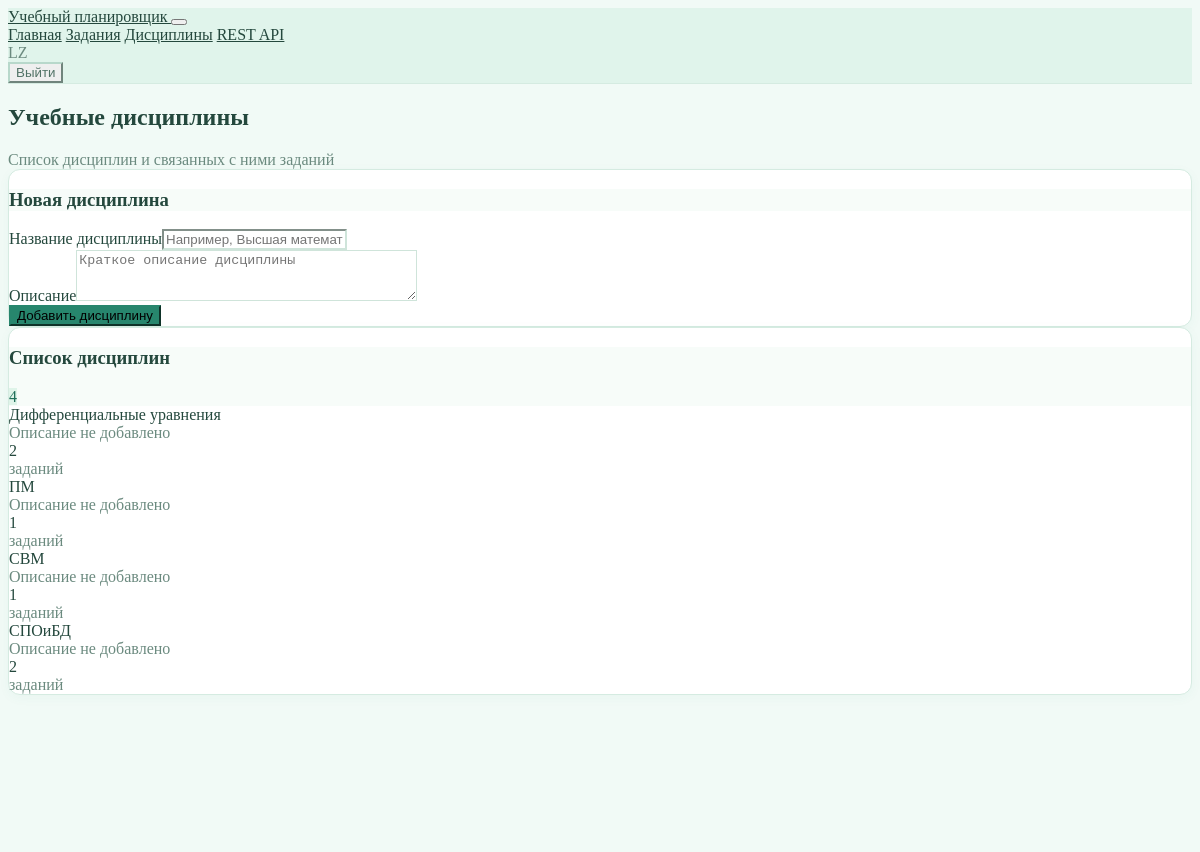
/subjects/ (signed in), run on the app's committed database.
### planner/models.py (models this page shows, shortened)
class Subject(models.Model):
    owner = models.ForeignKey(
        settings.AUTH_USER_MODEL, on_delete=models.CASCADE,
        related_name='subjects', null=True, blank=True, verbose_name='Владелец',
    )
    name = models.CharField('Название дисциплины', max_length=150)
    description = models.TextField('Описание', blank=True)
    class Meta:
        ordering = ['name']
        verbose_name = 'Дисциплина'
        verbose_name_plural = 'Дисциплины'

### planner/views.py (the view)
# urls.py: path('subjects/', views.subject_list, name='subjects'),
@login_required
def subject_list(request):
    subjects = Subject.objects.filter(owner=request.user).annotate(task_count=Count('tasks')).order_by('name')
    if request.method == 'POST':
        form = SubjectForm(request.POST)
        if form.is_valid():
            subject = form.save(commit=False)
            subject.owner = request.user
            subject.save()
            messages.success(request, 'Дисциплина добавлена.')
            return redirect('planner:subjects')
    else:
        form = SubjectForm()
    return render(request, 'planner/subjects.html', {'subjects': subjects, 'form': form})

### planner/forms.py
class SubjectForm(forms.ModelForm):
    class Meta:
        model = Subject
        fields = ['name', 'description']
        widgets = {
            'name': forms.TextInput(attrs={
                'class': 'form-control',
                'placeholder': 'Например, Высшая математика',
            }),
            'description': forms.Textarea(attrs={
                'class': 'form-control',
                'rows': 3,
                'placeholder': 'Краткое описание дисциплины',
            }),
        }

### planner/templates/planner/subjects.html (shortened to what this page needs)
{% extends 'planner/base.html' %}
{% block content %}
<div class="page-header mb-4"><div class="row align-items-center"><div class="col">
    <h2 class="page-title">Учебные дисциплины</h2><div class="text-secondary mt-1">Список дисциплин и связанных с ними заданий</div>
</div></div></div>
<div class="row row-cards">
    <div class="col-12 col-lg-4"><div class="card"><div class="card-header"><h3 class="card-title">Новая дисциплина</h3></div>
        <form method="post">{% csrf_token %}<div class="card-body">
            {% for field in form %}<div class="mb-3"><label class="form-label" for="{{ field.id_for_label }}">{{ field.label }}</label>{{ field }}
                {% for error in field.errors %}<div class="text-danger small mt-1">{{ error }}</div>{% endfor %}</div>{% endfor %}
        </div><div class="card-footer"><button type="submit" class="btn btn-primary w-100">Добавить дисциплину</button></div></form>
    </div></div>
    <div class="col-12 col-lg-8"><div class="card"><div class="card-header"><h3 class="card-title">Список дисциплин</h3>
        <div class="card-actions"><span class="badge bg-primary-lt">{{ subjects|length }}</span></div></div>
        <div class="list-group list-group-flush">
            {% for subject in subjects %}<div class="list-group-item"><div class="row align-items-center">
                <div class="col min-width-0"><div class="fw-medium text-truncate">{{ subject.name }}</div>
                    <div class="text-secondary small">{% if subject.description %}{{ subject.description }}{% else %}Описание не добавлено{% endif %}</div></div>
                <div class="col-auto text-end"><div class="h3 mb-0">{{ subject.task_count }}</div><div class="text-secondary small">заданий</div></div>
            </div></div>
            {% empty %}<div class="card-body"><div class="empty"><div class="empty-icon"><i class="ti ti-books"></i></div>
                <p class="empty-title">Дисциплин пока нет</p><p class="empty-subtitle text-secondary">Добавь первую дисциплину с помощью формы.</p></div></div>
            {% endfor %}
        </div>
    </div></div>
</div>
{% endblock %}

### planner/templates/planner/base.html (shortened to what this page needs)
{% load static %}
<!DOCTYPE html>
<html lang="ru">
<head>
    <link rel="stylesheet" href="https://cdn.jsdelivr.net/npm/@tabler/core@1.0.0-beta21/dist/css/tabler.min.css">
    <link rel="stylesheet" href="https://cdn.jsdelivr.net/npm/@tabler/icons-webfont@3.34.0/dist/tabler-icons.min.css">
    <link rel="stylesheet" href="{% static 'planner/css/custom.css' %}">
</head>
<body>
<div class="page">
    {% include 'planner/includes/navbar.html' %}
    <div class="page-wrapper">
        <div class="page-body">
            <div class="container-xl">
                {% block content %}{% endblock %}
            </div>
        </div>
    </div>
</div>
</body>
</html>

### planner/templates/planner/includes/navbar.html (shortened to what this page needs)
<header class="navbar navbar-expand-md d-print-none">
    <div class="container-xl">
        <a class="navbar-brand" href="{% if request.user.is_authenticated %}{% url 'planner:dashboard' %}{% else %}{% url 'planner:login' %}{% endif %}">
            Учебный планировщик
        </a>
        {% if request.user.is_authenticated %}
        <button class="navbar-toggler" type="button" data-bs-toggle="collapse" data-bs-target="#navbar-menu" aria-controls="navbar-menu" aria-expanded="false" aria-label="Открыть меню"></button>
        <div class="collapse navbar-collapse" id="navbar-menu">
            <div class="navbar-nav me-auto">
                <a class="nav-link {% if request.resolver_match.url_name == 'dashboard' %}active{% endif %}" href="{% url 'planner:dashboard' %}">Главная</a>
                <a class="nav-link {% if request.resolver_match.url_name == 'tasks' %}active{% endif %}" href="{% url 'planner:tasks' %}">Задания</a>
                <a class="nav-link {% if request.resolver_match.url_name == 'subjects' %}active{% endif %}" href="{% url 'planner:subjects' %}">Дисциплины</a>
                <a class="nav-link {% if request.resolver_match.url_name == 'api_console' %}active{% endif %}" href="{% url 'planner:api_console' %}">REST API</a>
            </div>
            <div class="navbar-nav align-items-md-center gap-md-2">
                <span class="navbar-text small text-secondary">{{ request.user.username }}</span>
                <form method="post" action="{% url 'planner:logout' %}">{% csrf_token %}<button type="submit" class="btn btn-outline-secondary btn-sm">Выйти</button></form>
            </div>
        </div>
        {% else %}
        <div class="navbar-nav ms-auto flex-row gap-2"><a class="btn btn-outline-primary btn-sm" href="{% url 'planner:login' %}">Войти</a><a class="btn btn-primary btn-sm" href="{% url 'planner:register' %}">Регистрация</a></div>
        {% endif %}
    </div>
</header>

### planner/static/planner/css/custom.css (style rules this page uses)
:root { --mint-bg: #f1faf6; --mint-surface: #ffffff; --mint-primary: #27866d; --mint-primary-dark: #1f6f5a; --mint-border: #d5ebe1; --mint-text: #24483d; --mint-muted: #6b8a7f; }
body { background: var(--mint-bg); color: var(--mint-text); }
.page-wrapper { min-height: calc(100vh - 60px); background: var(--mint-bg); }
.navbar, .navbar-expand-md, .navbar-brand { background-color: #e0f4eb; }
.navbar { border-bottom: 1px solid var(--mint-border); }
.navbar-brand, .navbar a { color: var(--mint-text); }
.page-title { color: var(--mint-text); }
.card { border: 1px solid var(--mint-border); border-radius: 12px; background: var(--mint-surface); box-shadow: 0 3px 12px rgba(39, 134, 109, 0.045); }
.card-header { background: #f7fcf9; border-bottom-color: var(--mint-border); }
.card-title, .form-label { color: var(--mint-text); }
.btn-primary { --tblr-btn-bg: var(--mint-primary); --tblr-btn-border-color: var(--mint-primary); --tblr-btn-hover-bg: var(--mint-primary-dark); --tblr-btn-hover-border-color: var(--mint-primary-dark); background-color: var(--mint-primary); border-color: var(--mint-primary); }
.btn-outline-secondary { color: #527367; border-color: #b8d8cb; }
.form-control, .form-select { border-color: #cfe4da; }
.badge.bg-primary-lt { color: var(--mint-primary-dark) !important; background: #dff4e9 !important; }
.text-secondary { color: var(--mint-muted) !important; }
.min-width-0 { min-width: 0; }

### data on the page
Subject: name "Дифференциальные уравнения", description "Описание не добавлено", task_count "2"
Subject: name "ПМ", description "Описание не добавлено", task_count "1"
Subject: name "СВМ", description "Описание не добавлено", task_count "1"
Subject: name "СПОиБД", description "Описание не добавлено", task_count "2"

### other printed values
{{ request.user.username }} "LZ"
{{ field.label }} "Название дисциплины" "Описание"
{{ subjects|length }} "4"
